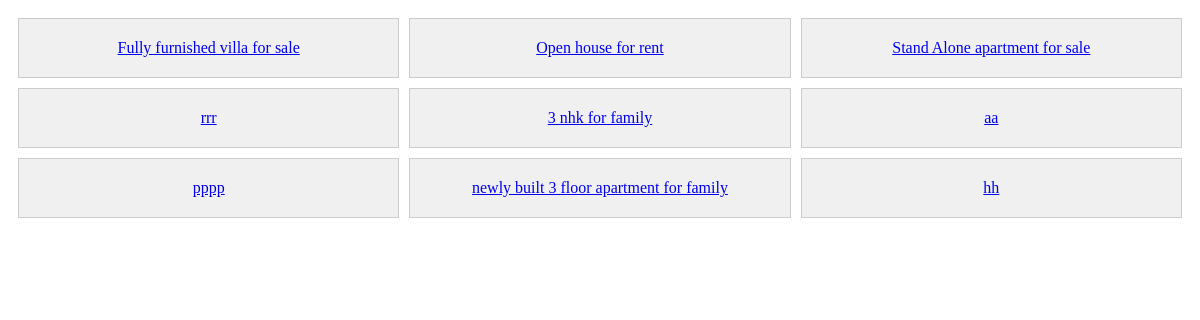
/en/properties/, run on the app's committed database.
### properties/models.py (models this page shows, shortened)
class Property(models.Model):
    name = models.CharField(max_length=100)
    address = models.CharField(max_length=255)
    posted_by = models.ForeignKey(
        User,
        on_delete=models.CASCADE,
        related_name='your_models',
        null=True,  # Temporarily allow null
        blank=True
    )

### properties/views.py (the view)
# urls.py: path('', views.property_list, name='listing'),
def property_list(request):
    persons = Property.objects.all()
    return render(request, "properties/property_list2.html", {'properties': persons})

### propertycms/templates/properties/property_list2.html (shortened to what this page needs)
{% load static %}
<!DOCTYPE html>
<html lang="en">
<head>
    <link rel="stylesheet" href="{% static 'css/styles.css' %}">
</head>
<body>
    <div class="grid-container">
        {% for property in properties %}
            <div class="grid-item"><a href="{% url 'item_detail' property.id %}">{{ property.name }} </a> </div>
        {% endfor %}
    </div>
</body>
</html>

### propertycms/static/css/styles.css (style rules this page uses)
.grid-container { display: grid; grid-template-columns: repeat(3, 1fr); grid-gap: 10px; padding: 10px; }
.grid-item { background-color: #f0f0f0; border: 1px solid #ccc; padding: 20px; text-align: center; }

### data on the page
Property: name "Fully furnished villa for sale"
Property: name "Open house for rent"
Property: name "Stand Alone apartment for sale"
Property: name "rrr"
Property: name "3 nhk for family"
Property: name "aa"
Property: name "pppp"
Property: name "newly built 3 floor apartment for family"
Property: name "hh"
